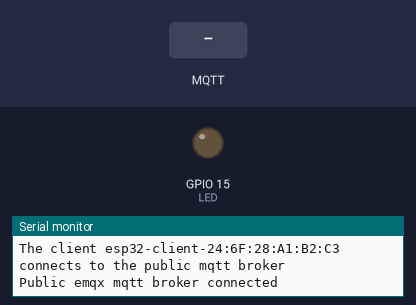
The sketch below on a simulated ESP32. On the bench: output pins drawn as LEDs (lit = HIGH), the last lines printed to the serial monitor. The inputs (shaded band) are chosen by the test bench. WiFi joins after 1.5 s; servers stay silent unless stated; no MQTT or app messages arrive unless stated.

Above: at 2.7 s.
2.8 s: MQTT message "1" arrives on the first subscribed topic
At 3.9 s:
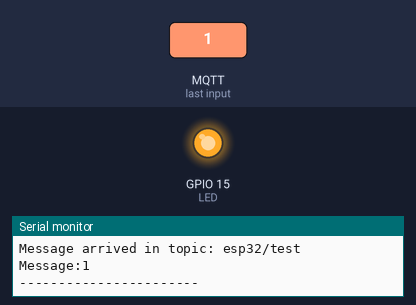
5.0 s: MQTT message "2" arrives on the first subscribed topic
At 6.7 s:
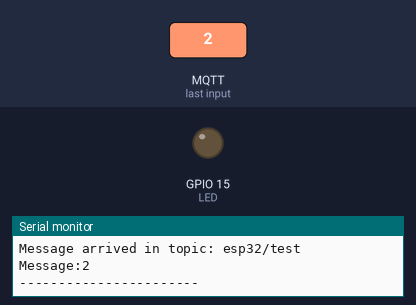
Timing chart, 0 to 8.2 s (numbered marks = the images above; inputs shaded):
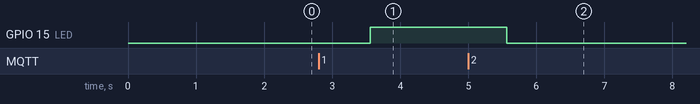

The sketch:

assignment_1.ino
```cpp
#include <WiFi.h>
#include <PubSubClient.h>

// WiFi
const char *ssid = "Luciano 2.4Ghz"; // Enter your WiFi name
const char *password = "1000162519";  // Enter WiFi password

// MQTT Broker
const char *mqtt_broker = "192.168.4.61";
const char *topic = "esp32/test";
const int mqtt_port = 1883;

WiFiClient espClient;
PubSubClient client(espClient);

int on = 0;

#define LED 15

void setup() {
 // Set software serial baud to 115200;
 Serial.begin(115200);
 // connecting to a WiFi network
 WiFi.begin(ssid, password);
 while (WiFi.status() != WL_CONNECTED) {
     delay(500);
     Serial.println("Connecting to WiFi..");
 }
 Serial.println("Connected to the WiFi network");
 //connecting to a mqtt broker
 client.setServer(mqtt_broker, mqtt_port);
 client.setCallback(callback);
 while (!client.connected()) {
     String client_id = "esp32-client-";
     client_id += String(WiFi.macAddress());
     Serial.printf("The client %s connects to the public mqtt broker\n", client_id.c_str());
     if (client.connect(client_id.c_str())) {
         Serial.println("Public emqx mqtt broker connected");
     } else {
         Serial.print("failed with state ");
         Serial.print(client.state());
         delay(2000);
     }
 }
 // publish and subscribe
 client.publish(topic, "Hi EMQX I'm ESP32 ^^");
 client.subscribe(topic);

// setup led
  pinMode(LED,OUTPUT);
  digitalWrite(LED,LOW);
}

void callback(char *topic, byte *payload, unsigned int length) {
 Serial.print("Message arrived in topic: ");
 Serial.println(topic);
 Serial.print("Message:");
 for (int i = 0; i < length; i++) {
     Serial.print((char) payload[i]);
 }
 Serial.println();
 Serial.println("-----------------------");

 if ((char) payload[0] == '1') {
  on = 1;
  digitalWrite(LED,HIGH);
 }
 if ((char) payload[0] == '2') {
  on = 2;
  digitalWrite(LED,LOW);
 }
}

void loop() {
 client.loop();
 if (on == 1) {
  client.publish(topic,"Light is on");
 } else {
  client.publish(topic,"Light is off");
 }
 delay(2000);
}
```

Measured:
- after the input at 2.8 s, GPIO 15 (LED): LOW → HIGH after 0.76 s
- after the input at 5.0 s, GPIO 15 (LED): HIGH → LOW after 0.56 s
